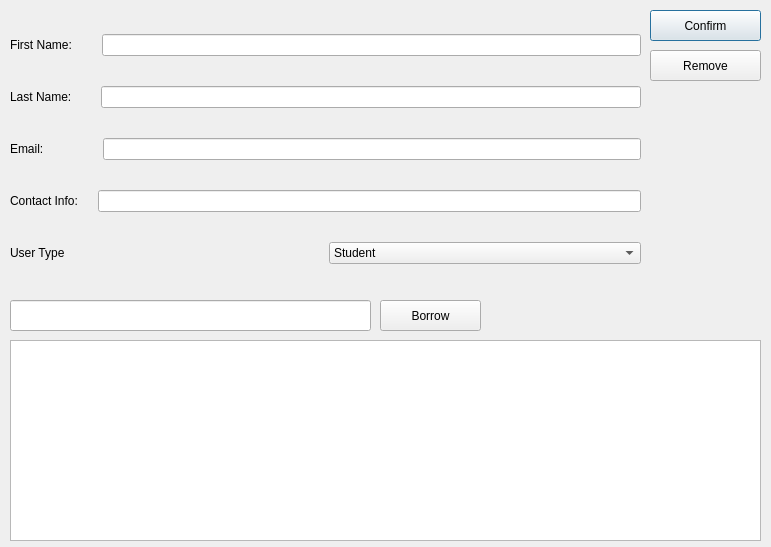
<?xml version="1.0" encoding="UTF-8"?>
<ui version="4.0">
 <class>PersonDialog</class>
 <widget class="QDialog" name="PersonDialog">
  <property name="geometry">
   <rect>
    <x>0</x>
    <y>0</y>
    <width>771</width>
    <height>547</height>
   </rect>
  </property>
  <property name="windowTitle">
   <string>Dialog</string>
  </property>
  <widget class="QPushButton" name="pushButton">
   <property name="geometry">
    <rect>
     <x>650</x>
     <y>10</y>
     <width>111</width>
     <height>31</height>
    </rect>
   </property>
   <property name="text">
    <string>Confirm</string>
   </property>
  </widget>
  <widget class="QTableView" name="mediaTable">
   <property name="geometry">
    <rect>
     <x>10</x>
     <y>340</y>
     <width>751</width>
     <height>201</height>
    </rect>
   </property>
   <property name="sortingEnabled">
    <bool>true</bool>
   </property>
   <attribute name="verticalHeaderVisible">
    <bool>false</bool>
   </attribute>
  </widget>
  <widget class="QPushButton" name="removeBtn">
   <property name="geometry">
    <rect>
     <x>650</x>
     <y>50</y>
     <width>111</width>
     <height>31</height>
    </rect>
   </property>
   <property name="text">
    <string>Remove</string>
   </property>
  </widget>
  <widget class="QPushButton" name="borrowBtn">
   <property name="geometry">
    <rect>
     <x>380</x>
     <y>300</y>
     <width>101</width>
     <height>31</height>
    </rect>
   </property>
   <property name="text">
    <string>Borrow</string>
   </property>
  </widget>
  <widget class="QLineEdit" name="mediaInput">
   <property name="geometry">
    <rect>
     <x>10</x>
     <y>300</y>
     <width>361</width>
     <height>31</height>
    </rect>
   </property>
  </widget>
  <widget class="QWidget" name="">
   <property name="geometry">
    <rect>
     <x>10</x>
     <y>10</y>
     <width>631</width>
     <height>281</height>
    </rect>
   </property>
   <layout class="QVBoxLayout" name="verticalLayout">
    <item>
     <layout class="QHBoxLayout" name="horizontalLayout">
      <item>
       <widget class="QLabel" name="label">
        <property name="text">
         <string>First Name:       </string>
        </property>
       </widget>
      </item>
      <item>
       <widget class="QLineEdit" name="firstName"/>
      </item>
     </layout>
    </item>
    <item>
     <layout class="QHBoxLayout" name="horizontalLayout_3">
      <item>
       <widget class="QLabel" name="label_3">
        <property name="text">
         <string>Last Name:       </string>
        </property>
       </widget>
      </item>
      <item>
       <widget class="QLineEdit" name="lastName"/>
      </item>
     </layout>
    </item>
    <item>
     <layout class="QHBoxLayout" name="horizontalLayout_5">
      <item>
       <widget class="QLabel" name="label_5">
        <property name="text">
         <string>Email:                </string>
        </property>
       </widget>
      </item>
      <item>
       <widget class="QLineEdit" name="email"/>
      </item>
     </layout>
    </item>
    <item>
     <layout class="QHBoxLayout" name="horizontalLayout_7">
      <item>
       <widget class="QLabel" name="label_7">
        <property name="text">
         <string>Contact Info:    </string>
        </property>
       </widget>
      </item>
      <item>
       <widget class="QLineEdit" name="contact"/>
      </item>
     </layout>
    </item>
    <item>
     <layout class="QHBoxLayout" name="horizontalLayout_6">
      <item>
       <widget class="QLabel" name="label_6">
        <property name="text">
         <string>User Type</string>
        </property>
       </widget>
      </item>
      <item>
       <widget class="QComboBox" name="type">
        <item>
         <property name="text">
          <string>Student</string>
         </property>
        </item>
        <item>
         <property name="text">
          <string>Uni Employee</string>
         </property>
        </item>
        <item>
         <property name="text">
          <string>Other</string>
         </property>
        </item>
       </widget>
      </item>
     </layout>
    </item>
   </layout>
  </widget>
 </widget>
 <resources/>
 <connections/>
</ui>
